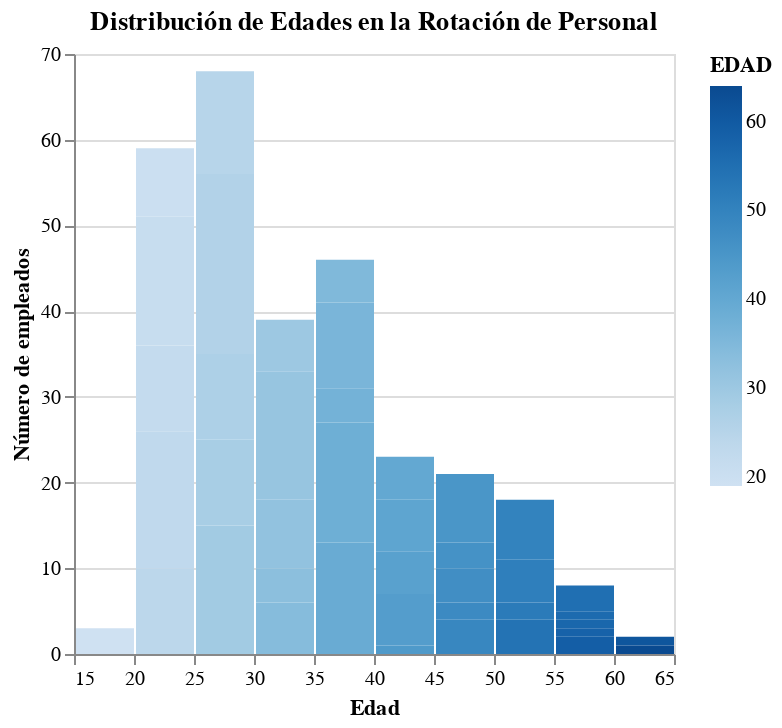

The cell this chart's notebook holds for it:
### Code cell
histograma = alt.Chart(test).mark_bar().encode(
    alt.X('EDAD:Q', bin=alt.Bin(maxbins=20), title='Edad'),
    alt.Y('count():Q', title='Número de empleados'),
    color='EDAD:Q'
).properties(
    title="Distribución de Edades en la Rotación de Personal"
)
histograma.show()

### Figure 1 — Vega-Lite specification as saved in the notebook (floating-point values rounded to 4 significant figures; data arrays with more than 128 entries replaced by an {"elided": "..."} marker saying what was removed)
{"config": {"view": {"continuousWidth": 300, "continuousHeight": 300}}, "data": {"name": "data-0ee820e877d679606d88856607cdabb4"}, "mark": {"type": "bar"}, "encoding": {"color": {"field": "EDAD", "type": "quantitative"}, "x": {"bin": {"maxbins": 20}, "field": "EDAD", "title": "Edad", "type": "quantitative"}, "y": {"aggregate": "count", "title": "Número de empleados", "type": "quantitative"}}, "title": "Distribución de Edades en la Rotación de Personal", "$schema": "https://vega.github.io/schema/vega-lite/v5.20.1.json", "datasets": {"data-0ee820e877d679606d88856607cdabb4": {"elided": "287 records"}}}
